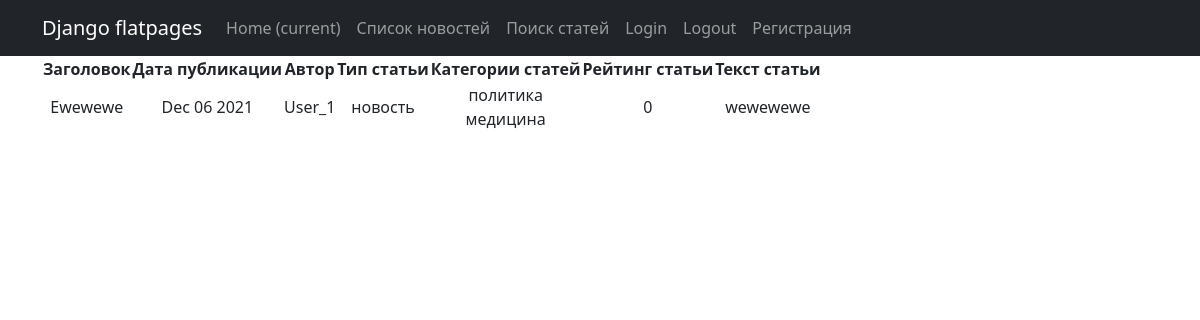
The page /53/ on the database its author committed.
### news/models.py (models this page shows, shortened)
class Post(models.Model):
    article = 'A'
    news = 'N'
    POSTING_TYPE = [(article, 'статья'), (news, 'новость')]
    id_author = models.ForeignKey(Author, on_delete=models.CASCADE)
    post_type = models.CharField(max_length=1, choices=POSTING_TYPE, default=article)
    post_created = models.DateTimeField(auto_now_add=True)
    id_post_category = models.ManyToManyField(Category, through="PostCategory")
    post_header = models.CharField(max_length=255)
    post_text = models.TextField()
    post_rating = models.IntegerField(default=0)

class Author(models.Model):
    id_user = models.OneToOneField(User, on_delete=models.CASCADE)
    author_rating = models.IntegerField(default=0)

class Category(models.Model):
    category_name = models.CharField(max_length=255, unique=True)
    subscriber = models.ManyToManyField(User, blank=True)

### news/views.py (the view)
# urls.py: path('<int:pk>/', NewsDetailView.as_view(), name='news_detail'),
class NewsDetailView(DetailView):
    template_name = '../templates/news_detail.html'
    queryset = Post.objects.all()

### templates/news_detail.html (shortened to what this page needs)
{% extends 'flatpages/default.html' %}
{% block content %}
<table>
    <thead>
        <th>
            Заголовок
        </th>
        <th>
            Дата публикации
        </th>
        <th>
            Автор
        </th>
        <th>
            Тип статьи
        </th>
         <th>
            Категории статей
        </th>
        <th>
            Рейтинг статьи
        </th>
        <th>
            Текст статьи
        </th>
    </thead>
    <tr>
        <td>
            {{ post.post_header|title }}
        </td>
        <td>
            {{ post.post_created|date:'M d Y' }}
        </td>
        <td>
            {{ post.id_author.id_user.username }}
        </td>
        <td>
            {{ post.get_post_type_display }}
        </td>
        <td>
            {% for cat in post.id_post_category.all %}
            {{ cat.category_name }} <br>
            {% endfor %}
        </td>
        <td>
            {{ post.post_rating }}
        </td>
        <td>
            {{ post.post_text }}
        </td>
    </tr>
</table>
{% endblock content %}

### rows shown on the page
Post: post_header "Ewewewe", post_created "Dec 06 2021", id_author.id_user.username "User_1", post_type "новость", post_rating "0", post_text "wewewewe"
Category: category_name "политика"
Category: category_name "медицина"
